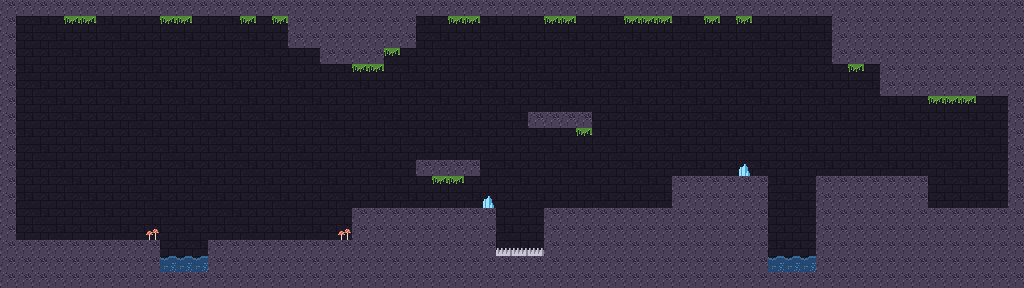

The image is a tile-based game level rendered from a .tmx file. Its description and source (layers, tilesets, objects; grid data summarised) follow:
An orthogonal 64x18 tile map with 16x16 px tiles, 5 tile layers (Back, Ground, Deco, Spikes, ...) and 20 objects (11x Spark, 3x Drip, 3x Hazard, Exit, Checkpoint, ...).

<map version="1.10" tiledversion="1.11.0" orientation="orthogonal" renderorder="right-down" width="64" height="18" tilewidth="16" tileheight="16" infinite="0" backgroundcolor="#0d0b12" nextlayerid="7" nextobjectid="21">
 <properties>
  <property name="title" value="The Mossy Hollow" />
  <property name="next" value="deep.tmx" />
 </properties>
 <tileset firstgid="1" source="cave.tsx" />
 <layer id="1" name="Back" width="64" height="18" tintcolor="#9a8fb0">
  <data>[1152 cells, 1152 non-empty, 2 distinct tile ids]</data>
 </layer>
 <layer id="2" name="Ground" width="64" height="18">
  <data>[1152 cells, 442 non-empty, 1 distinct tile ids]</data>
 </layer>
 <layer id="3" name="Deco" width="64" height="18">
  <data>[1152 cells, 29 non-empty, 3 distinct tile ids]</data>
 </layer>
 <layer id="4" name="Spikes" width="64" height="18">
  <data>[1152 cells, 3 non-empty, 1 distinct tile ids]</data>
 </layer>
 <objectgroup id="5" name="Things">
  <object id="1" type="Spark" x="552" y="104">
   <point />
  </object>
  <object id="2" type="Spark" x="568" y="104">
   <point />
  </object>
  <object id="3" type="Spark" x="440" y="152">
   <point />
  </object>
  <object id="4" type="Spark" x="456" y="152">
   <point />
  </object>
  <object id="5" type="Spark" x="712" y="168">
   <point />
  </object>
  <object id="6" type="Spark" x="856" y="168">
   <point />
  </object>
  <object id="7" type="Drip" x="888" y="168">
   <point />
  </object>
  <object id="8" name="Way out" type="Exit" x="984" y="192">
   <point />
  </object>
  <object id="9" type="Spark" x="392" y="200">
   <point />
  </object>
  <object id="10" type="Spark" x="408" y="200">
   <point />
  </object>
  <object id="11" type="Checkpoint" x="456" y="200">
   <point />
  </object>
  <object id="12" type="Spark" x="600" y="200">
   <point />
  </object>
  <object id="13" type="Drip" x="632" y="200">
   <point />
  </object>
  <object id="14" type="Spark" x="184" y="216">
   <point />
  </object>
  <object id="15" name="Start" type="Spawn" x="56" y="232">
   <point />
  </object>
  <object id="16" type="Spark" x="104" y="232">
   <point />
  </object>
  <object id="17" type="Drip" x="280" y="232">
   <point />
  </object>
  <object id="18" type="Hazard" x="496" y="249" width="48" height="7" />
  <object id="19" type="Hazard" x="160" y="260" width="48" height="12" />
  <object id="20" type="Hazard" x="768" y="260" width="48" height="12" />
 </objectgroup>
 <layer id="6" name="Water" width="64" height="18" opacity="0.85">
  <data>[1152 cells, 6 non-empty, 1 distinct tile ids]</data>
 </layer>
</map>
